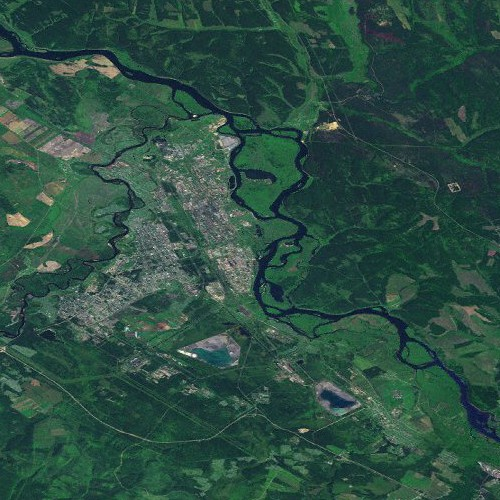
%> input picture optical_image/da7.bmp, 500 x 500 px, given in place of da7.jpg, which was not available
$ octave image_block.m   (GNU Octave 9; MATLAB toolbox functions it lacks are replaced by stand-ins)
%> lines starting %> are read from the running program, lines starting %| are printed output that depends on the picture; pictures that were not available may be replaced by others from this repository, and a replacement may not be noted
% [7 lines of commented-out code are left out]
I=imread('C:\Users\Adminstrator\Pictures\da7.jpg');
%> I is the input picture: size 500x500x3 uint8; mean R, G, B 44.9, 78.3, 66.7
I1=rgb2gray(I);
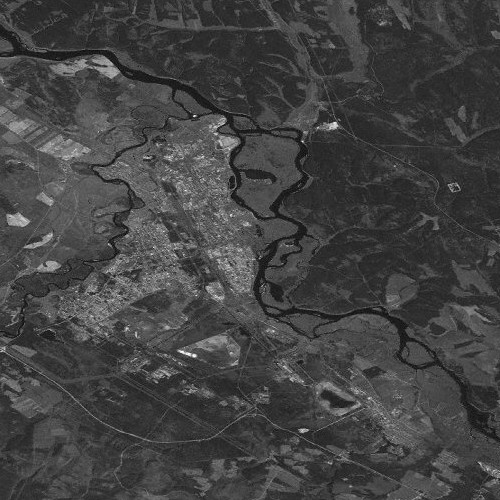
%> I1: size 500x500 uint8; min 3, max 253, mean 67
I2=I1(40:439,40:439);
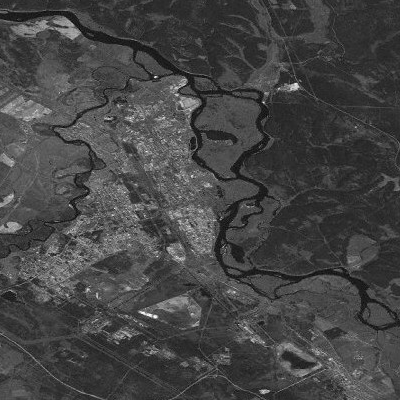
%> I2: size 400x400 uint8; min 3, max 253, mean 69.1
L=size(I2);
%> L = [400 400]
%   figure,
%   imshow(I2)
height=8;
width=8;
max_row=floor(L(1)/height);
%> max_row = 50
max_col=floor(L(2)/width);
%> max_col = 50
% [9 lines of commented-out code are left out]
p=[];
 for row=1:max_row
     for col=1:max_col
      I3=I2((row-1)*8+1:row*8,(col-1)*8+1:col*8);
      I4=reshape(I3,64,1);
      I5=double(I4)/255;
      p=[p,I5];
     end
 end
 P=[];
 for k=1:2500
     temp=reshape(p(:,k),8,8);
     P=[P,temp];
 end
% [8 lines of commented-out code are left out]

$ run again, with optical_image/da10.bmp copied over optical_image/da7.bmp
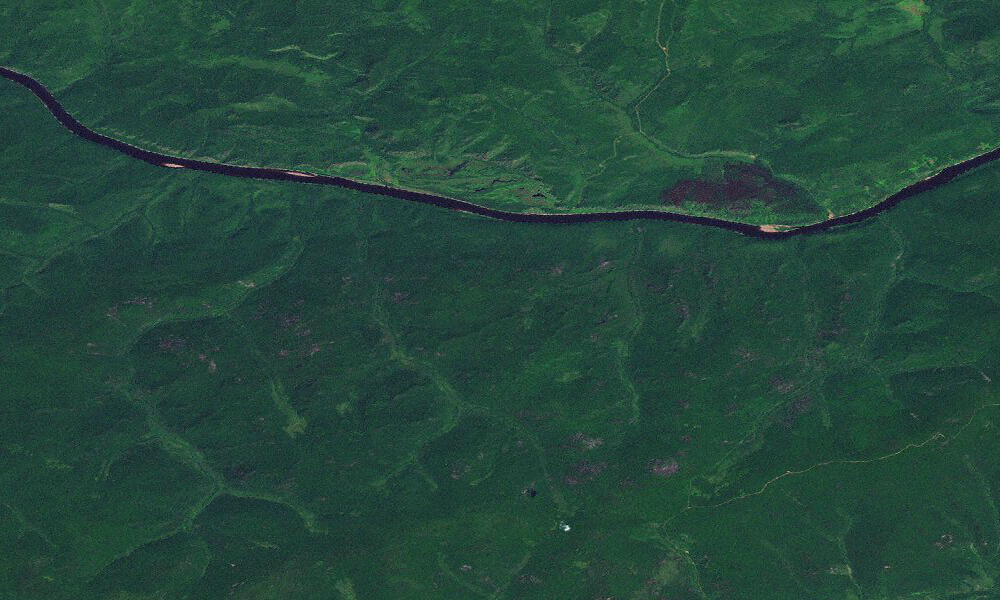
%> input picture optical_image/da10.bmp, 1000 x 600 px, given in place of da7.jpg, which was not available
%> I is the input picture: size 600x1000x3 uint8; mean R, G, B 35.6, 71.5, 59
%> `I1=rgb2gray(I);`:
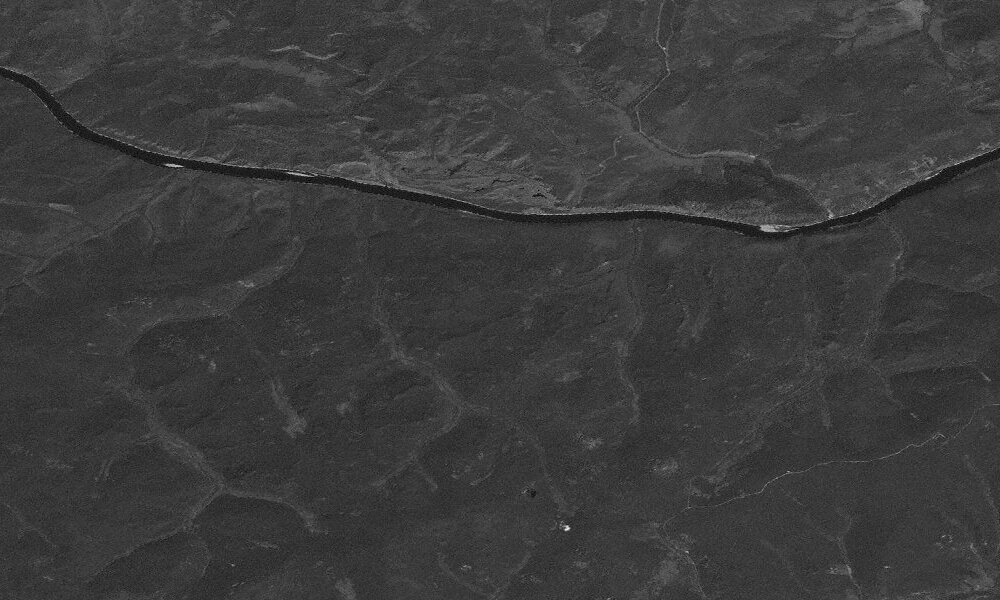
%> I1: size 600x1000 uint8; min 1, max 248, mean 59.4
%> `I2=I1(40:439,40:439);`:
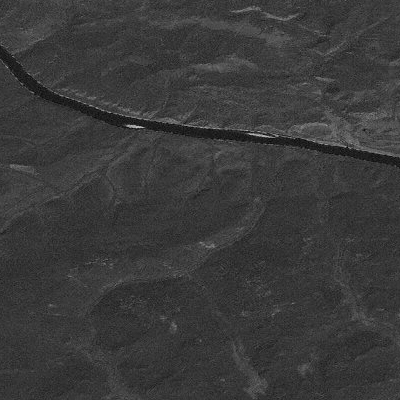
%> I2: size 400x400 uint8; min 1, max 203, mean 58.2

$ run again, with optical_image/da11.bmp copied over optical_image/da7.bmp
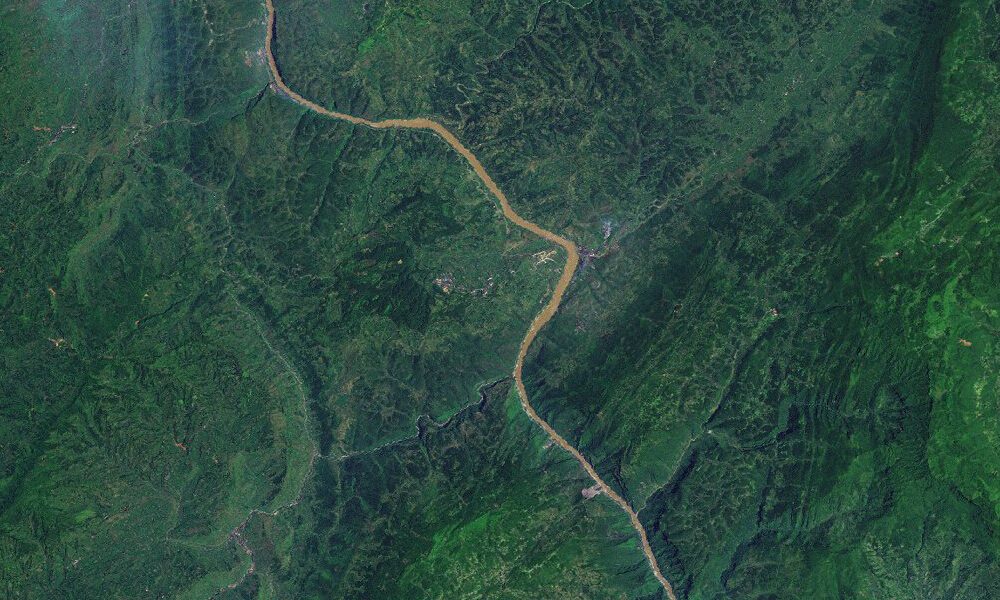
%> input picture optical_image/da11.bmp, 1000 x 600 px, given in place of da7.jpg, which was not available
%> I is the input picture: size 600x1000x3 uint8; mean R, G, B 44, 75.3, 63.6
%> `I1=rgb2gray(I);`:
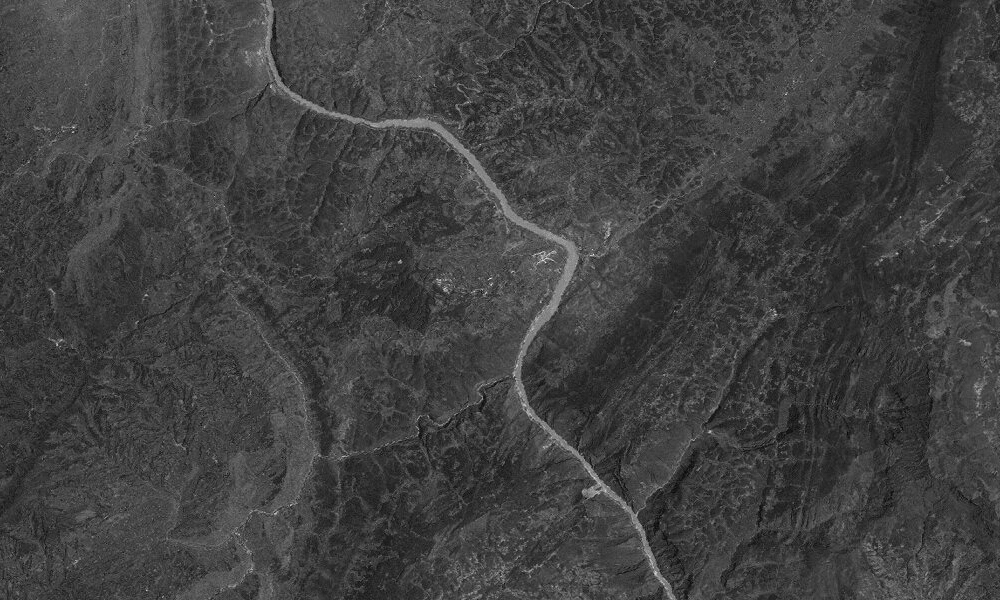
%> I1: size 600x1000 uint8; min 5, max 242, mean 64.6
%> `I2=I1(40:439,40:439);`:
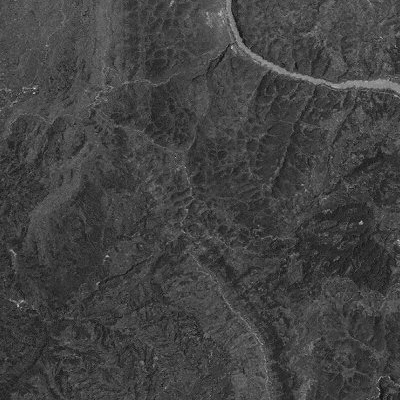
%> I2: size 400x400 uint8; min 11, max 223, mean 66.4
